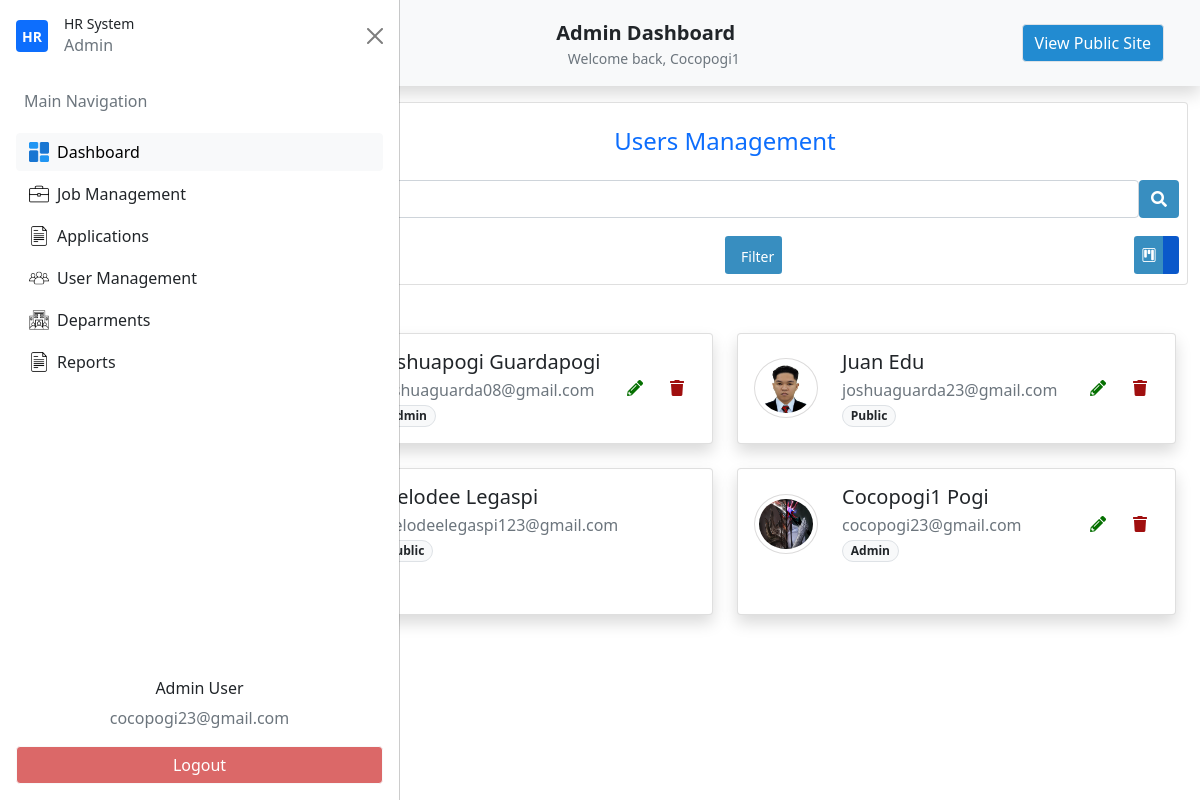
The app's page /admin-get-users/ (signed in), older data.
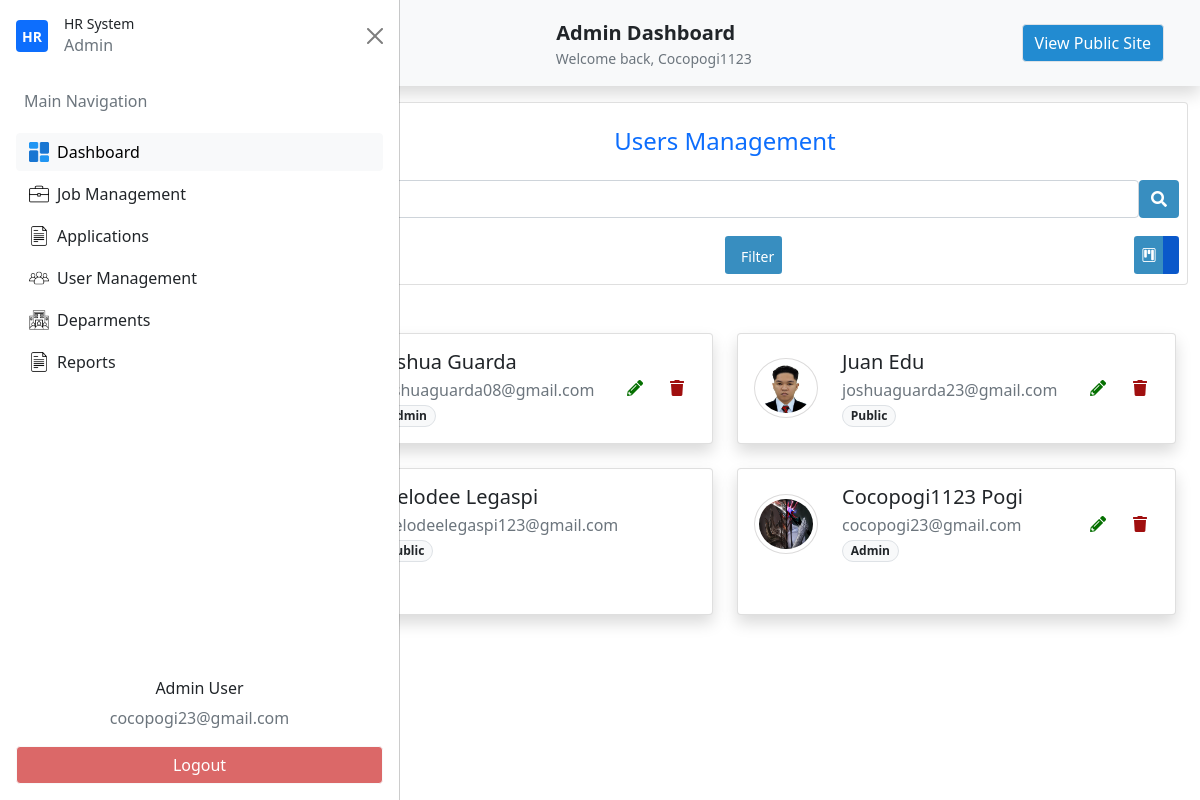
The same page, newer data.
### my_app/models.py (models this page shows, shortened)
class Usertype(db.Model):
    id = db.Column(db.Integer(),primary_key=True)
    name=db.Column(db.String(length=30),unique=True,nullable=False)
    user_type=db.relationship('Users',backref='desig_user',lazy=True)
    def __str__(self):
        return self.name

class Users(db.Model,UserMixin):
    id = db.Column(db.Integer(),primary_key=True)
    firstname=db.Column(db.String(length=30),nullable=False)
    lastname=db.Column(db.String(length=30),nullable=False)
    email_address=db.Column(db.String(length=51),nullable=False)
    password_hash=db.Column(db.String(length=30),nullable=False)
    address_1 = db.Column(db.String(length=120),nullable=True)
    address_2 = db.Column(db.String(length=100),nullable=True)
    brgy_id = db.Column(db.String(),nullable=True)
    munci_id = db.Column(db.String(),nullable=True)
    prov_id = db.Column(db.String(),nullable=True)
    zipcode = db.Column(db.String(),nullable=True)
    mobile_number = db.Column(db.String(length=11),nullable=True)
    phone_number = db.Column(db.String(length=8),nullable=True)
    profile_picture =db.Column(db.String(),nullable=True)
    department_id =db.Column(db.Integer(),db.ForeignKey('department.id'))
    department = db.relationship('Department')
    user_type_id = db.Column(db.Integer(),db.ForeignKey('usertype.id'))
    user_type = db.relationship('Usertype')
    creation_date = db.Column(db.Date(),nullable=False)
    write_date =  db.Column(db.Date(),nullable=False)
    @property
    def password(self):
        raise AttributeError("Password is write-only.")

### my_app/routes.py (the view)
@app.route('/admin-get-users/', methods=["GET"])
@login_required
def admin_dashboard_manage_users():
    users = Users.query.all()
    return render_template('admin/admin_users_management.html', users=users)

### my_app/models.py (called while the page is built)
@login_manager.user_loader
def load_user(user_id):
    return Users.query.get(int(user_id))

### my_app/templates/admin/admin_users_management.html (shortened to what this page needs)
{% extends "admin/admin_dashboard.html"%}
{% block nav%}
<li class="nav-item">
    <button id="nav-btn" type="button" class="btn btn-light fw-normal border" onclick="location.href='{{ url_for('home_page') }}'">
    View Public Site
    </button>
</li>
{% endblock%}
{% block section %}
<section id="UsersManagement">
    <div class="container">
        <div class="row pt-3">
            <div class="col-12">
                <div class="card users-management">
                    <div class="card-body p-2">
                        <div class="text-center">
                            <h4 class="py-3 text-primary">Users Management</h4>
                            <div class="d-flex">
                                <input type="text" class="form-control" placeholder="Search">
                                <button class="btn btn-primary" type="button">
                                    <i class="fas fa-search"></i>
                                </button>
                            </div>
                        </div>
                        <div class="d-flex justify-content-between align-items-center mt-3 flex-wrap">
                            <button type="button" class="btn btn-primary d-none d-md-block" data-bs-toggle="modal" data-bs-target="#CreateUser">Add User</button>
                            <div class="d-none d-md-flex justify-content-between w-50">
                                <div class="btn-group" role="group" aria-label="Basic outlined example">
                                    <button type="button" class="btn btn-sm btn-primary">
                                        <span class="ms-2">Filter</span>
                                    </button>
                                </div>
                                <div class="btn-group" role="group" aria-label="Basic outlined example">
                                    <button id="btn-UsersKanbanView" type="button" class="btn btn-sm btn-primary " data-bs-toggle="tooltip" title="Kanban View">
                                        <i class="bi bi-kanban"></i>
                                    </button>
                                    <button id="btn-UsersTreeView" type="button" class="btn btn-sm btn-primary active" data-bs-toggle="tooltip" title="List View">
                                    </button>
                                </div>
                            </div>
                        </div>
                    </div>
                </div>
            </div>
        </div>
        <section id="UsersManagementKanbanView" class="container">
            <div class="row row-cols-1 row-cols-lg-2 g-4 py-5">
                {% for user in users %}
                    <div class="col">
                        <div class="card shadow h-100">
                            <div class="card-body">
                                <div class="d-flex flex-wrap align-items-center justify-content-between">
                                    <div class="d-flex align-items-center flex-wrap flex-grow-1 min-w-0">
                                        <img id="user-avatar-{{ user.id }}"
                                        src="{{
                                        url_for('static', filename='uploads/avatars/' + user.profile_picture)
                                        if user.profile_picture
                                        else url_for('static', filename='builtin/icons/person.png')
                                        }}"
                                        onerror="this.onerror=null; this.src='{{ url_for('static', filename='builtin/icons/person.png') }}';"
                                        class="rounded-circle me-3 p-1"
                                        style="border: 1px solid {{ user.department.color if user.department and user.department.color else '#dcdbdb' }};"
                                        width="64" height="60">
                                        <div class="px-2">
                                            <h5 class="mb-1" id="user-name-{{ user.id }}">{{ user.firstname|capitalize }} {{ user.lastname|capitalize }}</h5>
                                            <p class="text-muted mb-0" id="user-email-{{ user.id }}">{{ user.email_address }}</p>
                                            <p class="text-muted mb-0" id="user-type-{{ user.id }}">
                                                <span class="badge border rounded-pill bg-light text-dark"
                                                    data-user-type-id="{{ user.user_type_id }}">
                                                    {{ user.user_type.name|capitalize }}
                                                </span>
                                            </p>
                                        </div>
                                    </div>
                                    <div class="btn-group gap-1 mt-3 mt-md-0">
                                        <button type="button" class="btn btn-transparent-success" onclick="openUserEditModal({{user.id}})">
                                            <i class="fas fa-pencil-alt"></i>
                                        </button>
                                        <button type="button" class="btn btn-transparent-danger" onclick="openUserDeleteModal({{user.id}})">
                                            <i class="fas fa-trash"></i>
                                        </button>
                                    </div>
                                </div>
                            </div>
                        </div>
                    </div>
                {% endfor %}
            </div>
        </section>
    </div>
</section>
{% endblock%}

### my_app/templates/admin/admin_dashboard.html (shortened to what this page needs)
{% extends "dashboard/base_dashboard.html"%}

### my_app/templates/dashboard/base_dashboard.html (shortened to what this page needs)
{% extends "base.html"%}
{% block content %}
    <nav class="navbar navbar-expand-lg navbar-light bg-light shadow p-4 custom-nav-class">
        <div class="container">
            {% if current_user.user_type.name=='admin' or current_user.user_type.name=='internal'%}
                <div class="d-flex w-100 justify-content-between align-items-center position-relative">
                    <button class="btn btn-light d-flex justify-content-center align-items-center p-2 dashboard_side_btn" type="button" data-bs-toggle="offcanvas" data-bs-target="#offcanvasScrolling" aria-controls="offcanvasScrolling">
                    </button>
                    <div class="position-absolute start-50 translate-middle-x text-center">
                        <a class="navbar-brand fw-bold mb-0 text-dark" href="{{ url_for('admin_dashboard') }}">
                            <span>{{ current_user.user_type|capitalize }}</span> Dashboard
                        </a>
                        <div class="text-muted small">Welcome back, {{ current_user.firstname|capitalize }}</div>
                    </div>
                </div>
            {% endif %}
            <div class="collapse navbar-collapse justify-content-center custom-nav-list-dashboard text-nowrap" id="navbarNavAltMarkup">
                <ul class="navbar-nav ms-auto">
                    {% block nav%}
                    {% endblock%}
                </ul>
            </div>
        </div>
    </nav>
    {% if current_user.user_type.name=='admin' or current_user.user_type.name=='internal'%}
    <div class="offcanvas offcanvas-start" data-bs-scroll="true" data-bs-backdrop="false" tabindex="-1" id="offcanvasScrolling" aria-labelledby="offcanvasScrollingLabel">
        <div class="offcanvas-header">
            <div class="d-flex align-items-center gap-2">
                <div class="d-flex align-items-center justify-content-center bg-primary rounded me-2" style="width: 2rem; height: 2rem;">
                    <span class="text-white fw-bold small">HR</span>
                </div>
                <div id="hr-details">
                    <h2 class="fw-semibold small mb-0">HR System</h2>
                    <p class="text-muted text-xs mb-0">{{ current_user.user_type|capitalize }}</p>
                </div>
            </div>
            <button type="button" class="btn-close text-reset" data-bs-dismiss="offcanvas" aria-label="Close"></button>
        </div>
        <div class="offcanvas-body">
            <ul class="nav flex-column gap-1">
                <li class="nav-item">
                    <p class="text-muted text-start px-2">Main Navigation</p>
                </li>
                <li class="nav-item">
                    <button class="btn btn-light w-100 text-start d-flex align-items-center dashboard_side_btn" onclick="location.href='{{ url_for('admin_dashboard') }}'" >
                        <img src="{{ url_for('static', filename='builtin/icons/dashboard.png') }}" width="20" class="me-2">
                        Dashboard
                    </button>
                </li>
                <li class="nav-item">
                   <button class="btn  w-100 text-start d-flex align-items-center dashboard_side_btn">
                         <img src="{{ url_for('static', filename='builtin/icons/briefcase.png') }}" width="20" class="me-2">
                        Job Management
                    </button>
                </li>
                <li class="nav-item">
                    <button class="btn  w-100 text-start d-flex align-items-center dashboard_side_btn">
                         <img src="{{ url_for('static', filename='builtin/icons/file.png') }}" width="20" class="me-2">
                        Applications
                    </button>
                </li>
                <li class="nav-item">
                   <button class="btn  w-100 text-start d-flex align-items-center dashboard_side_btn" onclick="location.href='{{ url_for('admin_dashboard_manage_users') }}'">
                        <img src="{{ url_for('static', filename='builtin/icons/group.png') }}" width="20" class="me-2">
                        User Management
                    </button>
                </li>
                <li class="nav-item">
                   <button class="btn  w-100 text-start d-flex align-items-center dashboard_side_btn">
                         <img src="{{ url_for('static', filename='builtin/icons/corporation.png') }}" width="20" class="me-2">
                        Deparments
                    </button>
                </li>
                <li class="nav-item">
                   <button class="btn  w-100 text-start d-flex align-items-center dashboard_side_btn">
                         <img src="{{ url_for('static', filename='builtin/icons/file.png') }}" width="20" class="me-2">
                        Reports
                    </button>
                </li>
            </ul>
        </div>
        <div class="offcanvas-footer p-3">
            <div class="text-center">
                <h6>{{current_user.user_type|capitalize}} User</h6>
                <p class='text-muted'>{{current_user.email_address}}</p>
            </div>
            <button id="logout-btn" class="btn btn-light w-100" onclick="location.href='{{ url_for('logout_page') }}'">
                Logout
            </button>
        </div>
    </div>
    {% endif %}
    <section class="main-content">
    {% block section %}
    {% endblock%}
    </section>
{% endblock%}

### my_app/templates/base.html (shortened to what this page needs)
<!DOCTYPE html>
<html lang="en">
<head>
    <link href="https://cdn.jsdelivr.net/npm/bootstrap@5.0.2/dist/css/bootstrap.min.css"
      rel="stylesheet"
>
    <link href="https://use.fontawesome.com/releases/v5.6.3/css/all.css" rel="stylesheet">
    <link rel="stylesheet" href="https://cdn.jsdelivr.net/npm/bootstrap-icons@1.3.0/font/bootstrap-icons.css">
    <link href="https://cdn.jsdelivr.net/npm/remixicon@3.2.0/fonts/remixicon.css" rel="stylesheet">
    <link href="https://cdn.datatables.net/1.13.8/css/dataTables.bootstrap5.min.css" rel="stylesheet">
    <link rel="stylesheet" href="https://cdn.datatables.net/select/1.7.0/css/select.bootstrap5.min.css" />
    <link href="https://cdn.jsdelivr.net/npm/x-editable-bs5@1.5.8/dist/bootstrap5-editable/css/bootstrap-editable.css" rel="stylesheet">
    <link rel= "stylesheet" href= "{{ url_for('static',filename='style.css') }}">
</head>
<body>
    {% block content%}
    {% endblock%}
</body>
</html>

### my_app/static/style.css (style rules this page uses)
* { padding: 0; margin: 0; box-sizing: border-box; }
#nav-btn { color: #ffffff; background-color: #228bd1; white-space: nowrap; }
#logout-btn { color: #ffffff; background-color: #db6868; white-space: nowrap; }
body.sidebar-open .navbar { margin-left: 250px; transition: margin 0.3s ease; }
body.sidebar-open .main-content { margin-left: 250px; transition: margin 0.3s ease; }
.main-content,.navbar { transition: margin 0.3s ease; }
.btn-primary, .btn-primary:focus, .btn-primary:active, .btn-primary:focus:active, .btn-primary:focus-visible { background-color: #388ec0; border: none; outline: none; box-shadow: none; transition: transform 0.3s ease, box-shadow 0.2s ease; }
.btn-transparent-success, .btn-transparent-success:focus, .btn-transparent-success:active, .btn-transparent-success:focus:active, .btn-transparent-success:focus-visible { color:#057001 ; border: none; outline: none; box-shadow: none; transition: transform 0.3s ease; }
.btn-transparent-danger, .btn-transparent-danger:focus, .btn-transparent-danger:active, .btn-transparent-danger:focus:active, .btn-transparent-danger:focus-visible { color:#a00f0f ; border: none; outline: none; box-shadow: none; transition: transform 0.3s ease; }

Row changes from the older to the newer data that the page shows:
changed Users "Pogi": firstname "Cocopogi1" → "Cocopogi1123"
changed Users "joshuaguarda08@gmail.com": firstname "Joshuapogi" → "Joshua"; lastname "Guardapogi" → "Guarda"
